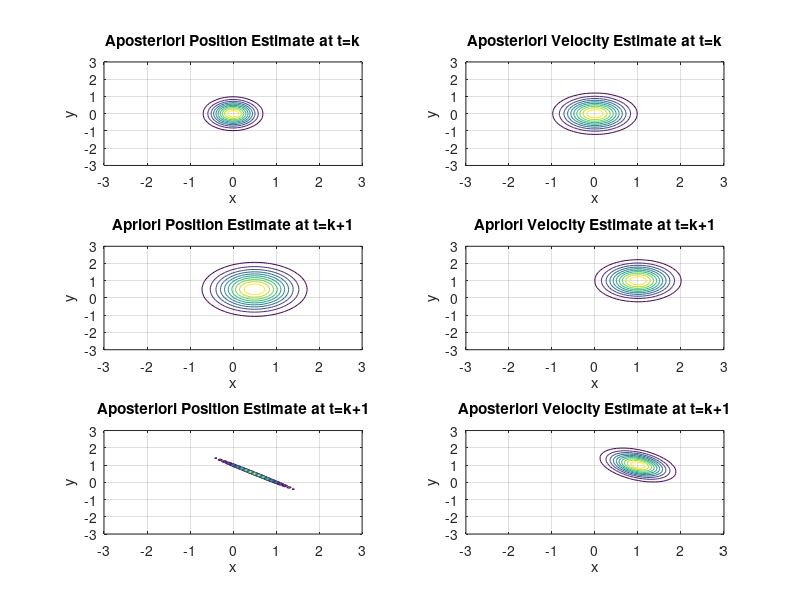

Write MATLAB code to recreate this figure.
dt = 1;
I_N = eye(4);

AxisX = -3:0.1:3;
AxisY = -3:0.1:3;
[GridX, GridY] = meshgrid(AxisX, AxisY);
tIdx1 = 1:2;
tIdx2 = 3:4;

F = [1 0 dt 0; 0 1 0 dt; 0 0 1 0; 0 0 0 1];
G = [0.5*dt^2 0; 0 0.5*dt^2; dt 0; 0 dt];
H = [1 1 0 0];

Q = [0.01 0 0 0; 0 0.01 0 0; 0 0 0.01 0; 0 0 0 0.01];
R = 1e-10*eye(1,1);

x_pos = [0; 0; 0; 0];
u = [1; 1];
y = [1];

P_pos = [0.1 0 0 0; 0 0.2 0 0; 0 0 0.2 0; 0 0 0 0.3];

for i=1:1
    subplot(3, 2, 1); 
    Est_pos1 = mvnpdf([GridX(:) GridY(:)], x_pos(tIdx1)', P_pos(tIdx1,tIdx1));
    Est_pos1 = reshape(Est_pos1, length(AxisX), length(AxisY));
    contour(AxisX, AxisY, Est_pos1); grid; 
    title('Aposteriori Position Estimate at t=k');
    xlabel('x'); ylabel('y');

    subplot(3, 2, 2);
    Est_pos2 = mvnpdf([GridX(:) GridY(:)], x_pos(tIdx2)', P_pos(tIdx2,tIdx2));
    Est_pos2 = reshape(Est_pos2, length(AxisX), length(AxisY));
    contour(AxisX, AxisY, Est_pos2); grid; title('Aposteriori Velocity Estimate at t=k');
    xlabel('x'); ylabel('y');

    x_pri = F*x_pos+G*u;
    P_pri = F * P_pos * F' + Q;
    
    subplot(3, 2, 3); grid;
    Est_pri1 = mvnpdf([GridX(:) GridY(:)], x_pri(tIdx1)', P_pri(tIdx1,tIdx1));
    Est_pri1 = reshape(Est_pri1, length(AxisX), length(AxisY));
    contour(AxisX, AxisY, Est_pri1); grid; title('Apriori Position Estimate at t=k+1');
    xlabel('x'); ylabel('y');

    subplot(3, 2, 4); grid;
    Est_pri2 = mvnpdf([GridX(:) GridY(:)], x_pri(tIdx2)', P_pri(tIdx2,tIdx2));
    Est_pri2 = reshape(Est_pri2, length(AxisX), length(AxisY));
    contour(AxisX, AxisY, Est_pri2); grid; title('Apriori Velocity Estimate at t=k+1');
    xlabel('x'); ylabel('y');

    res = y - H*x_pri;
    K = P_pri*H'*(H*P_pri*H'+R)^-1;
    x_pos = x_pri + K*res;
    P_pos = (I_N - K*H)*P_pri;
    subplot(3, 2, 5); 
    Est_pos = mvnpdf([GridX(:) GridY(:)], x_pos(tIdx1)', P_pos(tIdx1,tIdx1));
    Est_pos = reshape(Est_pos, length(AxisX), length(AxisY));
    contour(AxisX, AxisY, Est_pos); grid; title('Aposteriori Position Estimate at t=k+1');
    xlabel('x'); ylabel('y');

    subplot(3, 2, 6);
    Est_pos2 = mvnpdf([GridX(:) GridY(:)], x_pos(tIdx2)', P_pos(tIdx2,tIdx2));
    Est_pos2 = reshape(Est_pos2, length(AxisX), length(AxisY));
    contour(AxisX, AxisY, Est_pos2); grid; title('Aposteriori Velocity Estimate at t=k+1');
    xlabel('x'); ylabel('y');
end